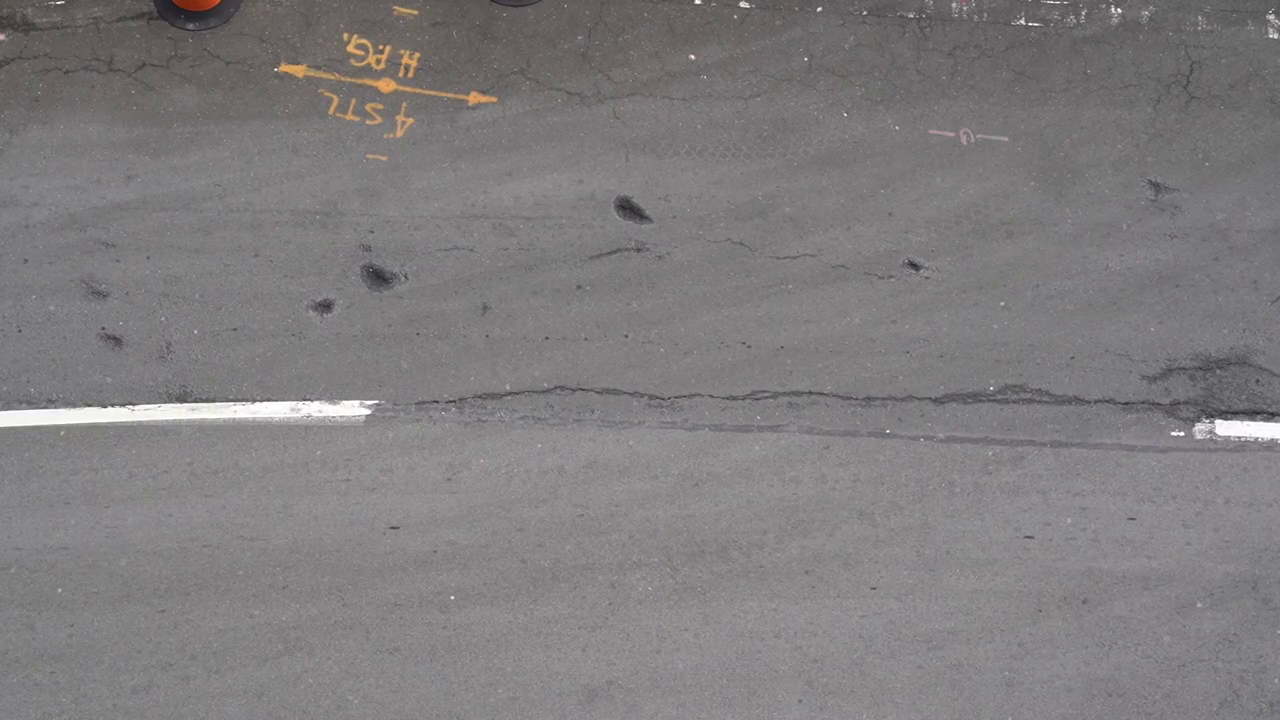
#> input picture frame 59 of scratch/test_download.mp4, 1280 x 720 px
$ python inspect_video.py
#> lines starting #> are read from the running program, lines starting #| are printed output that depends on the picture
import cv2

cap = cv2.VideoCapture('scratch/test_download.mp4')
fps = cap.get(cv2.CAP_PROP_FPS)
total_frames = int(cap.get(cv2.CAP_PROP_FRAME_COUNT))
duration = total_frames / fps
width = int(cap.get(cv2.CAP_PROP_FRAME_WIDTH))
height = int(cap.get(cv2.CAP_PROP_FRAME_HEIGHT))

print(f"Resolution: {width}x{height}")
print(f"FPS: {fps}")
print(f"Total frames: {total_frames}")
print(f"Duration: {duration:.2f} seconds")

# Extract frames at 1.0s, 3.0s, 5.0s, 7.0s
for sec in [1.0, 3.0, 5.0, 7.0]:
    frame_idx = int(sec * fps)
    cap.set(cv2.CAP_PROP_POS_FRAMES, frame_idx)
    ret, frame = cap.read()
    if ret:
        cv2.imwrite(f'scratch/frame_{int(sec)}s.jpg', frame)
        print(f"Saved frame at {sec}s")
#> this loop made 4 passes
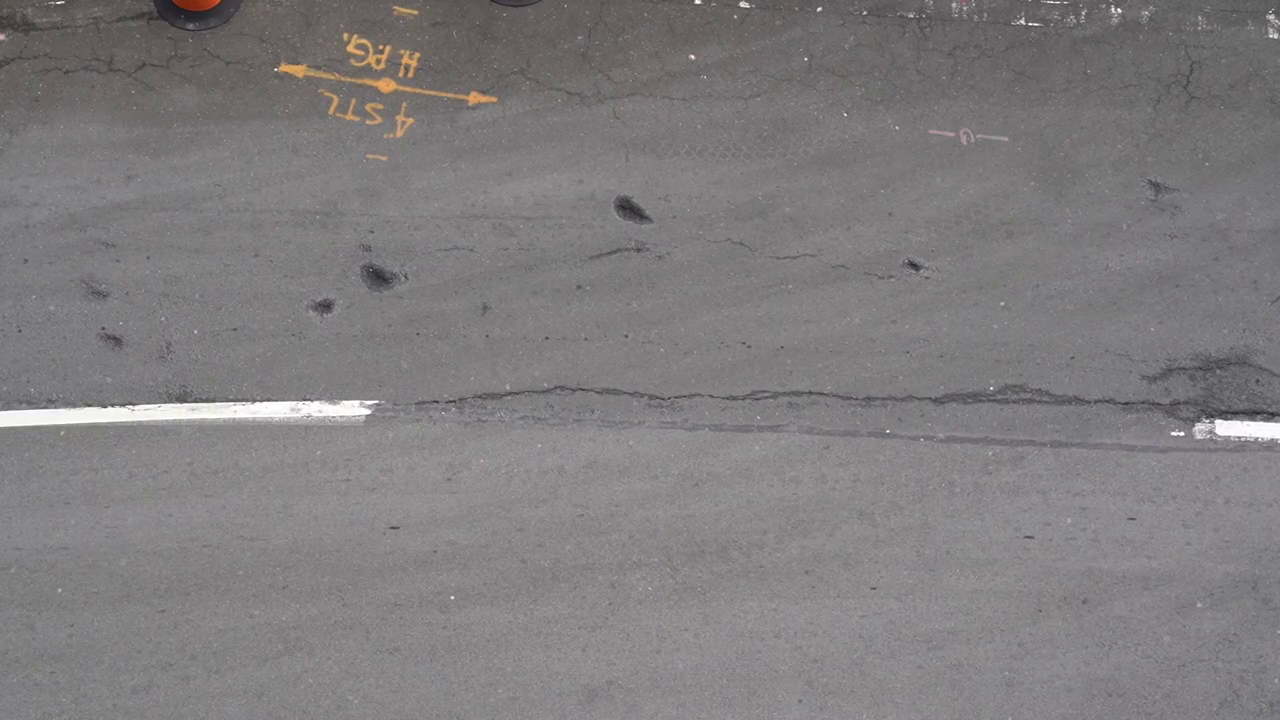
#> input picture frame 59 of scratch/test_download.mp4, 1280 x 720 px
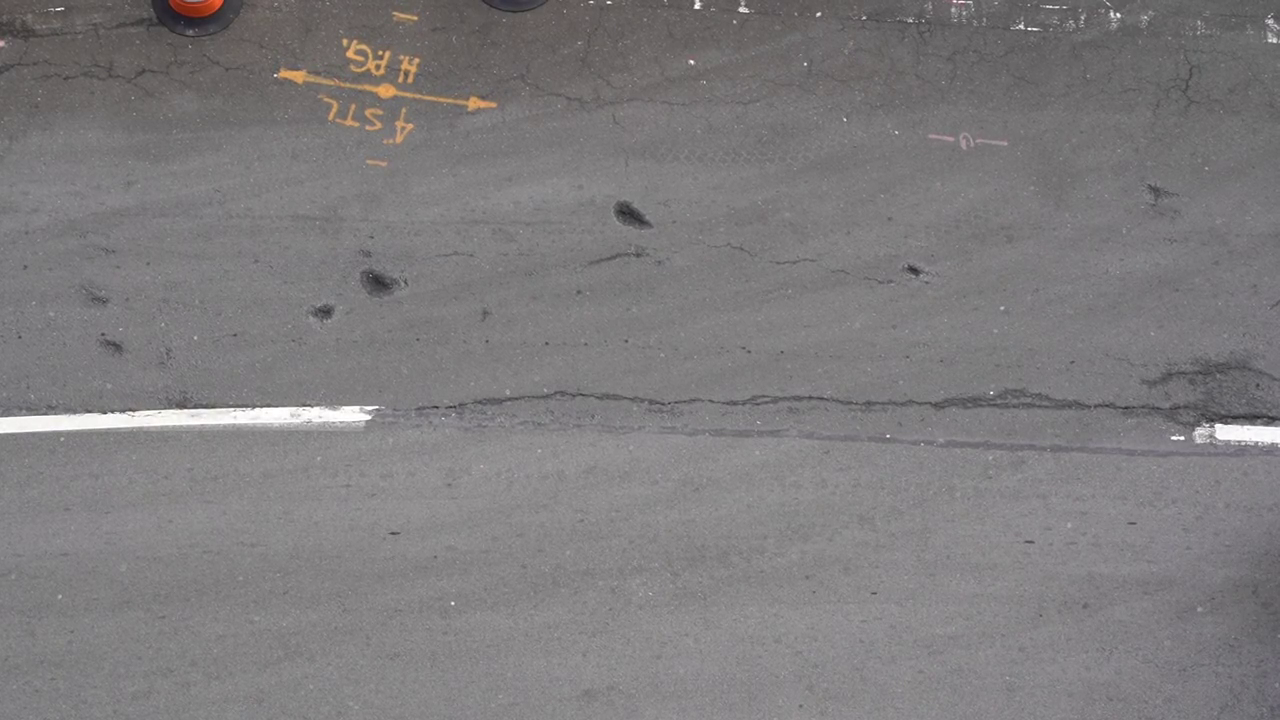
#> input picture frame 179 of scratch/test_download.mp4, 1280 x 720 px
#> pass 3, `ret, frame = cap.read()`:
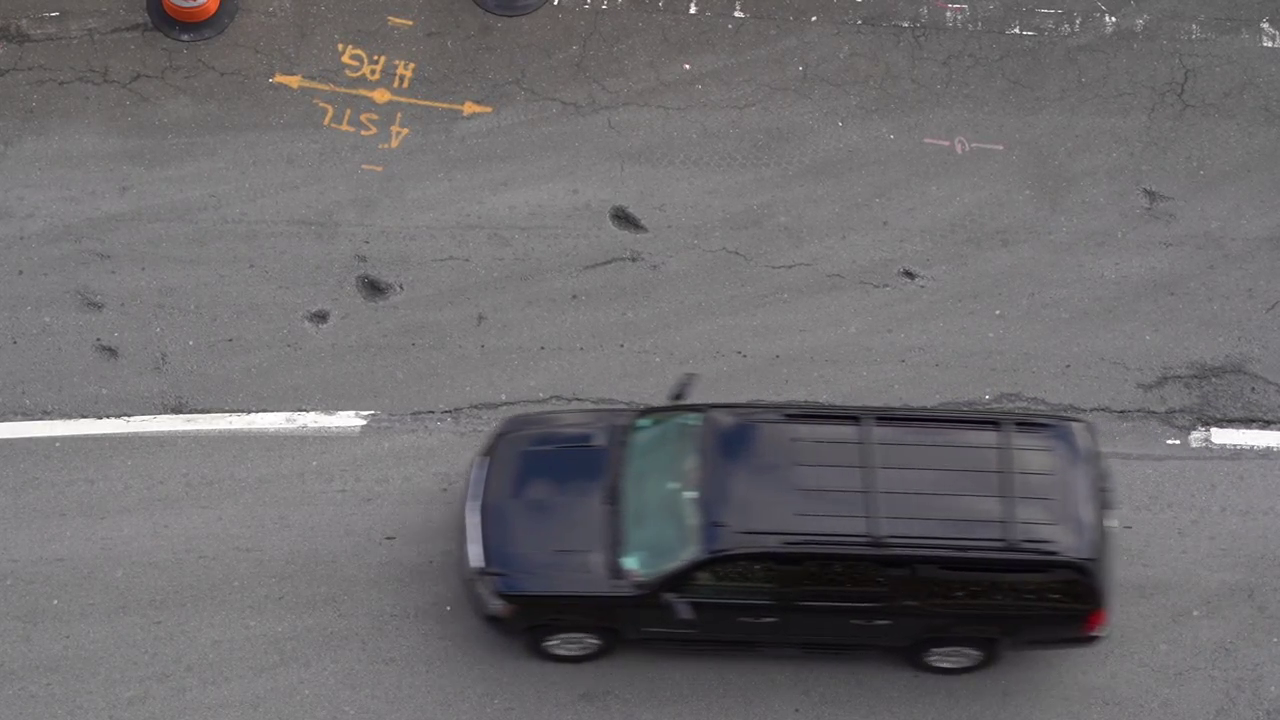
#> frame: shape (720, 1280, 3); mean B, G, R 109.5, 107.2, 109.3

cap.release()

$ run again, starting later in the video
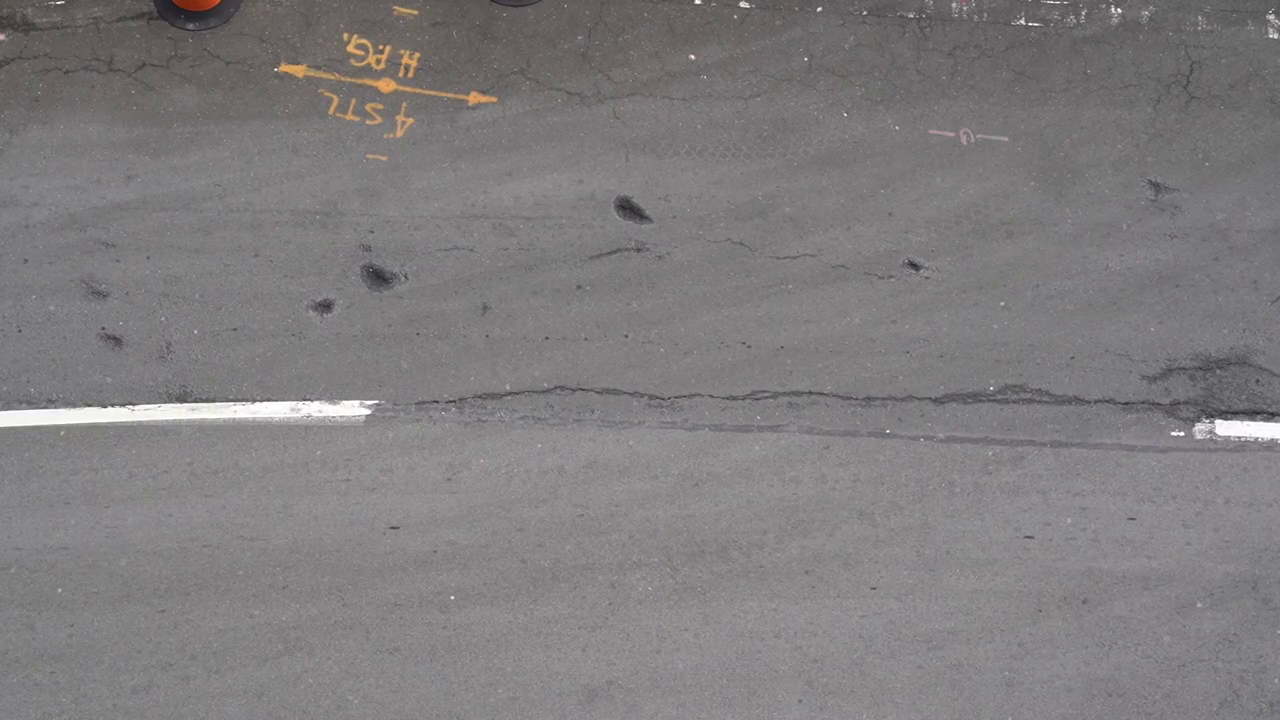
#> input picture frame 59 of scratch/test_download.mp4, 1280 x 720 px
#> the loop `for sec in [1.0, 3.0, 5.0, 7.0]:` made 4 passes
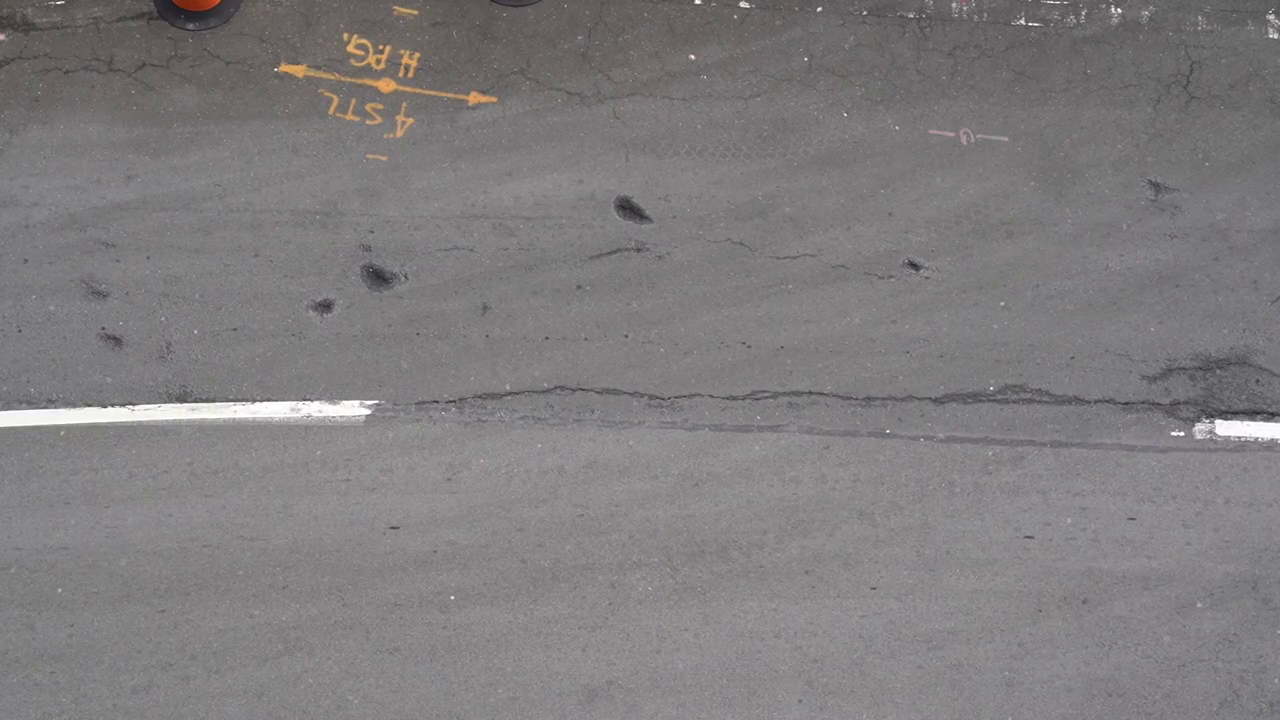
#> input picture frame 59 of scratch/test_download.mp4, 1280 x 720 px
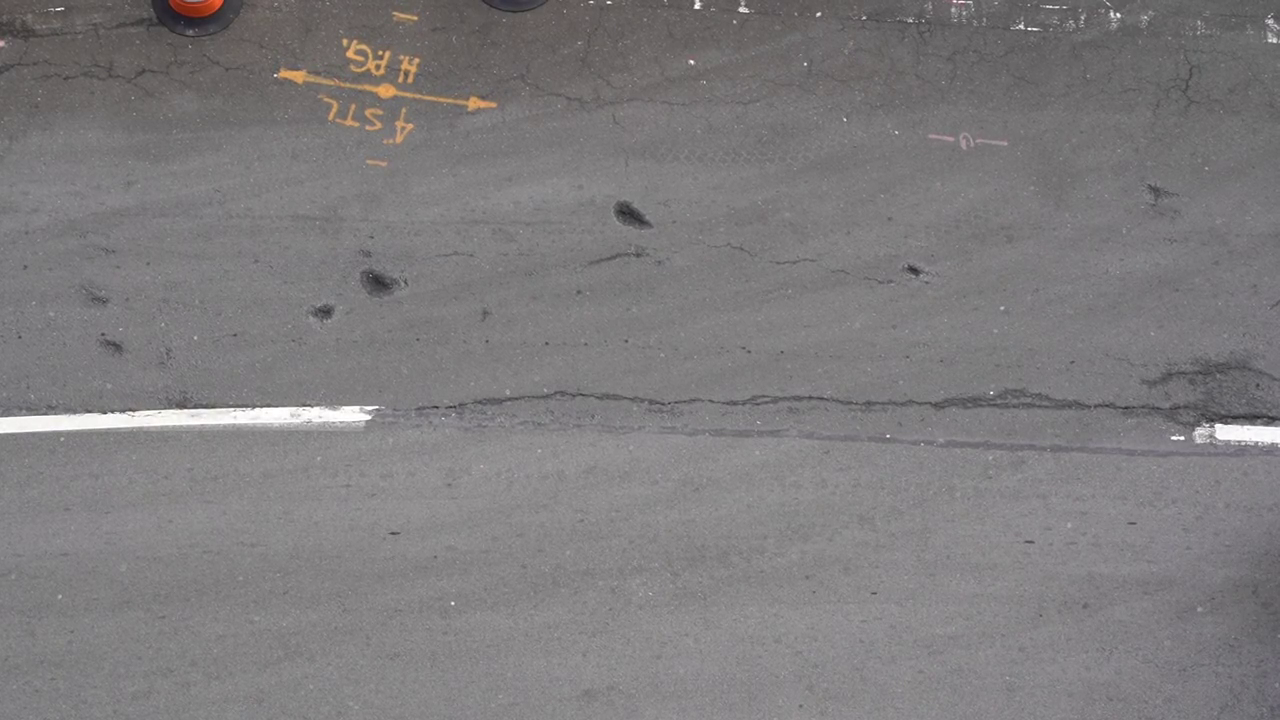
#> input picture frame 179 of scratch/test_download.mp4, 1280 x 720 px

$ run again, starting later in the video
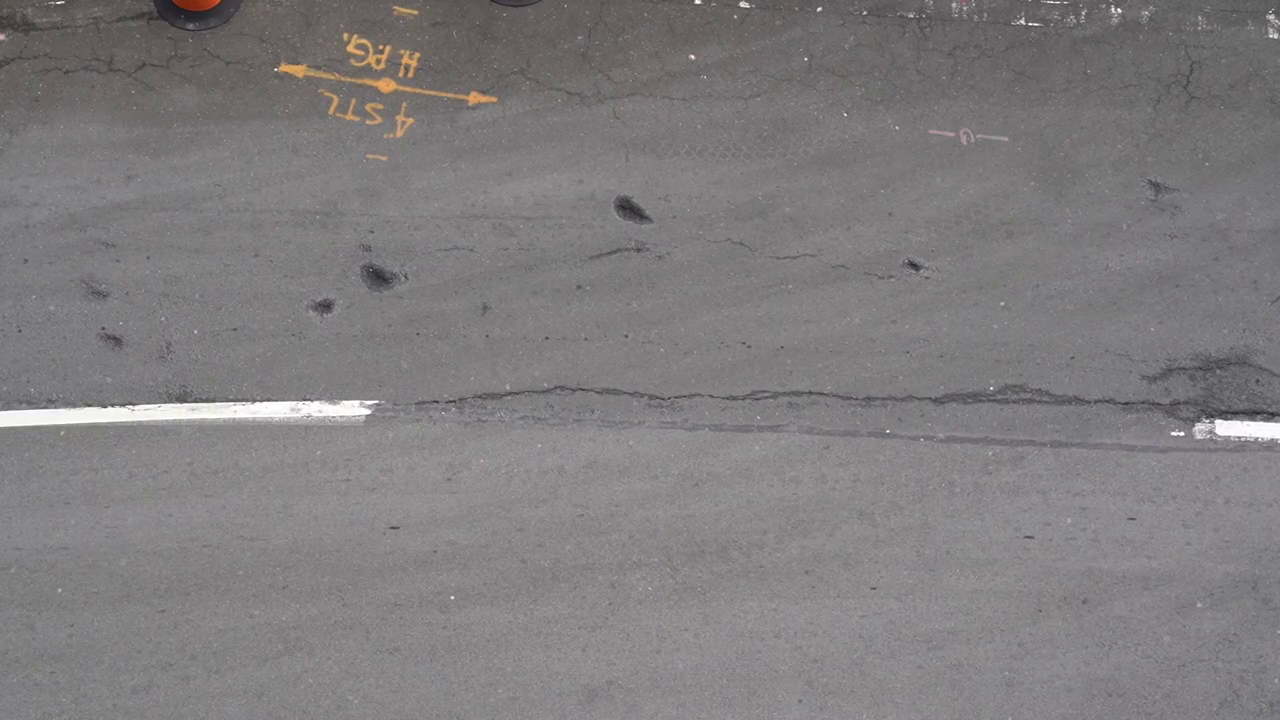
#> input picture frame 59 of scratch/test_download.mp4, 1280 x 720 px
#> the loop `for sec in [1.0, 3.0, 5.0, 7.0]:` made 4 passes
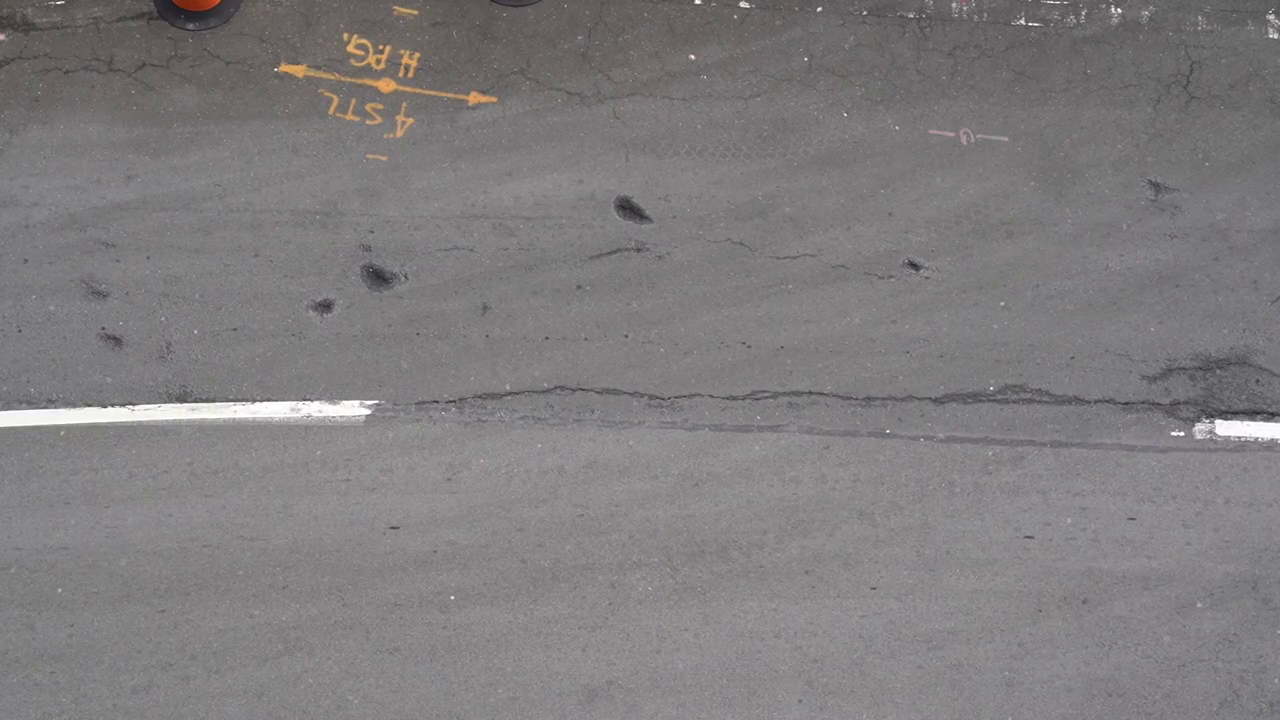
#> input picture frame 59 of scratch/test_download.mp4, 1280 x 720 px
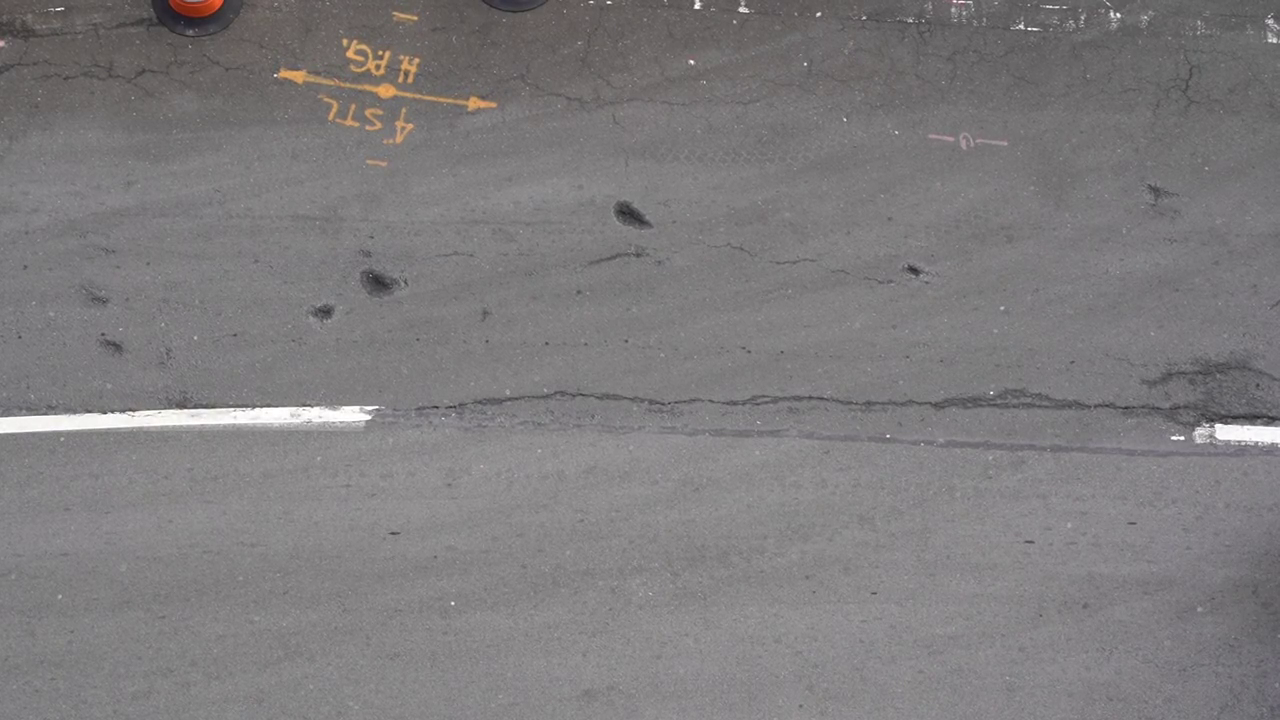
#> input picture frame 179 of scratch/test_download.mp4, 1280 x 720 px
